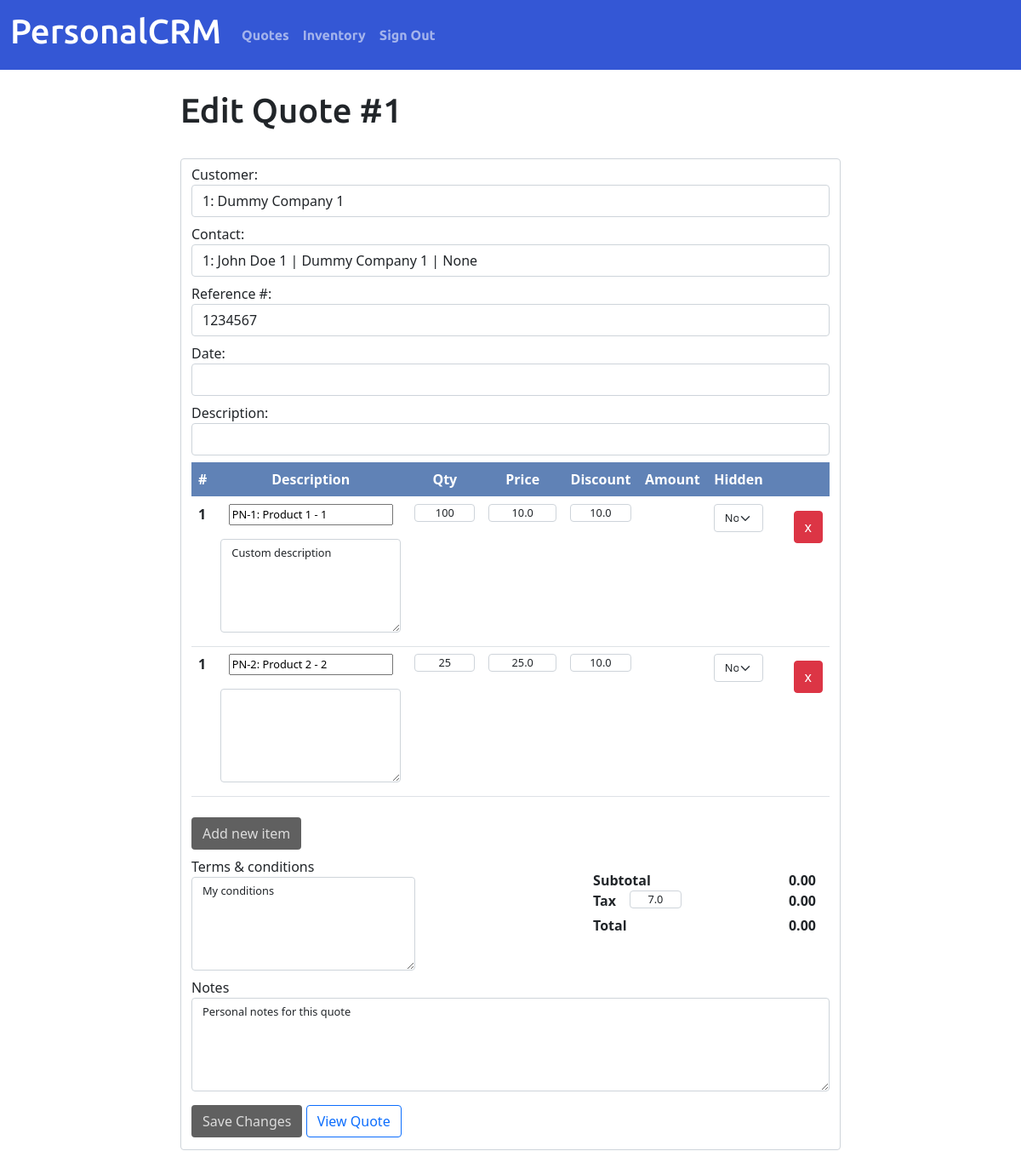
Page /edit-quote/1 (signed in) on the committed database.
### quote/models.py (models this page shows, shortened)
class Quote(models.Model):
    creator = models.ForeignKey(User, on_delete=PROTECT, related_name="quote_creator")
    reference = models.CharField(max_length=50, blank=True, null=True)
    description = models.CharField(max_length=50, blank=True, null=True)
    creation_date = models.DateTimeField(auto_now_add=True)
    edit_date = models.DateTimeField(auto_now=True)
    products = models.ManyToManyField("Product", blank=True)
    company = models.ForeignKey(
        Company, on_delete=PROTECT, related_name="company_quoted"
    )
    contact = models.ForeignKey(
        Contact, on_delete=PROTECT, related_name="contact_quoted", blank=True, null=True
    )
    terms = models.TextField(blank=True, null=True)
    tax = models.FloatField(blank=True, null=True)
    internal_note = models.TextField(blank=True, null=True)

class Company(models.Model):
    name = models.CharField(max_length=20, unique=True)
    legal_id = models.CharField(max_length=10, null=True, blank=True, unique=True)
    email = models.EmailField(blank=True, null=True)
    phone = models.CharField(max_length=12, blank=True, null=True)
    mobile = models.CharField(max_length=12, blank=True, null=True)
    category = models.ForeignKey(
        Category, on_delete=PROTECT, related_name="company_category"
    )
    address = models.CharField(max_length=100, blank=True, null=True)
    city = models.CharField(max_length=50, blank=True, null=True)
    state = models.CharField(max_length=50, blank=True, null=True)
    country = models.CharField(max_length=50, blank=True, null=True)
    creator = models.ForeignKey(User, on_delete=PROTECT, related_name="company_creator")
    editor = models.ForeignKey(
        User, on_delete=PROTECT, related_name="company_editor", blank=True, null=True
    )
    creation_date = models.DateTimeField(auto_now_add=True)
    edit_date = models.DateTimeField(auto_now=True)
    class Meta:
        verbose_name_plural = "Companies"

class Contact(models.Model):
    first_name = models.CharField(max_length=20)
    middle_name = models.CharField(max_length=20, blank=True, null=True)
    last_name = models.CharField(max_length=20, blank=True, null=True)
    company = models.ForeignKey(
        Company,
        on_delete=PROTECT,
        related_name="company_contact",
        blank=True,
        null=True,
    )
    email = models.EmailField(blank=True, null=True)
    phone = models.CharField(max_length=12, blank=True, null=True)
    mobile = models.CharField(max_length=12, blank=True, null=True)
    position = models.CharField(max_length=50, blank=True, null=True)
    creator = models.ForeignKey(User, on_delete=PROTECT, related_name="contact_creator")
    creation_date = models.DateTimeField(auto_now_add=True)
    edit_date = models.DateTimeField(auto_now=True)

class QuotedProduct(models.Model):
    quote = models.ForeignKey(Quote, on_delete=CASCADE, related_name="original_quote")
    product = models.ForeignKey(
        Product, on_delete=PROTECT, related_name="original_product"
    )
    description = models.TextField(blank=True, null=True)
    qty = models.IntegerField(blank=True, null=True)
    price = models.FloatField(blank=True, null=True)
    discount = models.FloatField(blank=True, null=True)
    hidden = models.BooleanField(default=False)

class Product(models.Model):
    pn = models.CharField(max_length=50, unique=True)
    brand = models.ForeignKey(Brand, on_delete=PROTECT, related_name="brand_name")
    title = models.CharField(max_length=100)
    description = models.TextField(blank=True, null=True)
    list_price = models.IntegerField(blank=True, null=True)
    multiplier = models.DecimalField(
        max_digits=5, decimal_places=3, null=True, blank=True
    )
    stock = models.IntegerField(blank=True, null=True, default=0)
    creator = models.ForeignKey(User, on_delete=PROTECT, related_name="product_creator")
    editor = models.ForeignKey(
        User, on_delete=PROTECT, related_name="product_editor", blank=True, null=True
    )
    creation_date = models.DateTimeField(auto_now_add=True)
    edit_date = models.DateTimeField(auto_now=True)
    note = models.TextField(blank=True, null=True)

### quote/views.py (the view, shortened to what this page needs)
# urls.py: path("edit-quote/<int:quote_id>", views.edit_quote, name="edit-quote"),
def edit_quote(request, quote_id):
    if request.method == "GET":
        data = form_options()
        quote = Quote.objects.get(pk=quote_id)
        products = QuotedProduct.objects.filter(quote=quote)
        return render(
            request,
            "quote/edit-quote.html",
            {
                "company_options": data["company_options"],
                "contact_options": data["contact_options"],
                "product_options": data["product_options"],
                "quote": quote,
                "products": products,
            },
        )

### quote/utils.py (called while the page is built)
def form_options():
    company_options = []
    companies = Company.objects.all()
    for company in companies:
        company_options.append({"id": company.id, "info": company.name})
    contact_options = []
    contacts = Contact.objects.all()
    for contact in contacts:
        contact_options.append(
            {
                "id": contact.id,
                "info": f"{contact.first_name} {contact.last_name} | {contact.company.name} | {contact.email}",
            }
        )
    product_options = []
    products_list = Product.objects.all()
    for product in products_list:
        product_options.append(
            {"id": product.id, "info": f"{product.pn}: {product.title}"}
        )
    return {
        "company_options": company_options,
        "contact_options": contact_options,
        "product_options": product_options,
    }

### quote/templates/quote/edit-quote.html (shortened to what this page needs)
{% extends 'quote/layout.html' %}
{% block body %}
<div class="container internal-body">
    <div class="title-div">
        <h1>Edit Quote #{{ quote.pk }}</h1>
    </div>
    <form id="new-quote-form" action="{% url 'edit-quote' quote_id=quote.pk %}" method="post">{% csrf_token %}
        <div class="form-control">
            <div id="general-info">
                <div id="generalInfo-flex">
                    <div id="general-left">
                        <div class="form-group">
                            <label class="form-label" for="companyOptions">Customer:</label>
                            <input class="form-control" name="company" list="companyOptions" placeholder="Type customer" value="{{quote.company.pk}}: {{ quote.company.name }}" required >
                        </div>
                        <div class="form-group">
                            <label class="form-label" for="contactOptions">Contact:</label>
                            <input class="form-control" name="contact" list="contactOptions" placeholder="Type contact" value="{{quote.contact.pk}}: {{quote.contact.first_name}} {{quote.contact.last_name}} | {{quote.contact.company.name}} | {{quote.contact.email}}">
                        </div>
                    </div>
                    <div id="general-right">
                        <div class="form-group">
                            <label for="reference">Reference #:</label>
                            <input type="text" class="form-control" name="reference" id="reference" placeholder="" value="{{ quote.reference }}">
                        </div>
                        <div class="form-group">
                            <label for="reference">Date:</label>
                            <input data-provide="datepicker" class="form-control datepicker" name="date" required>
                        </div>
                    </div>
                </div>
                <div class="form-group">
                    <label for="description">Description:</label>
                    <input type="text" class="form-control" name="description" id="description" placeholder="" value="{{ quote.short_description }}">
                </div>
            </div>
            <div class="table-responsive product-info">
                <table class="table" id="form-table">
                    <thead>
                        <tr>
                            <th scope="col">#</th>
                            <th scope="col">Description</th>
                            <th scope="col">Qty</th>
                            <th scope="col">Price</th>
                            <th scope="col">Discount</th>
                            <th scope="col">Amount</th>
                            <th scope="col">Hidden</th>
                            <th scope="col"></th>
                        </tr>
                    </thead>
                    <tbody>
                        {% for row in products %}
                        <tr class="product-row" id="initial-row">
                            <th class="row-number" scope="row">1</th>
                            <td class="description-column">
                                <input class="product-options" name="product-options"  list="product-options" id="productDataList" placeholder="Product" value="{{row.product.pn}}: {{row.product.title}} - {{row.product.pk}}">
                                    <textarea class="form-control product-description" name="custom-product-description" cols="30" rows="5">{{ row.description }}</textarea>
                            </td>
                            <td class="qty-column">
                                <div class="form-group">
                                    <input type="number" class="form-control qty" name="qty" placeholder="Qty" min="0" step="1" value="{{ row.qty }}">
                                </div>
                            </td>
                            <td class="price-column">
                                <div class="form-group">
                                    <input type="number" class="form-control price" name="price" min="0" step="0.01" placeholder="Price" value="{{ row.price }}">
                                </div>
                            </td>
                            <td class="discount-column">
                                <div class="form-group">
                                    <input type="number" class="form-control discount" name="discount" id="discount" placeholder="%" min="0" max="99.99" step="0.01" value="{{ row.discount }}">
                                </div>
                            </td>
                            <td class="amount-column">
                            </td>
                            <td class="hidden-column">
                                <select class="form-select hidden-field" name="hidden" value="Yes">
                                {% if row.hidden %}
                                    <option value="True" selected>Yes</option>
                                    <option value="False">No</option>
                                {% else %}
                                    <option value="False" selected>No</option>
                                {% endif %}
                                </select>
                            </td>
                            <td class="deleteRow-column">
                                <div class="form-check">
                                    <button class="btn btn-danger deleteRowButton" type="button">x</button>
                                </div>
                            </td>
                        </tr>
                        {% endfor %}
                    </tbody>
                </table>
            </div>
                <div>
                    <button type="button" class="btn crm-button" id="new-item">Add new item</buttont>
                </div>
            <div  id="termsAndTotals">
                <div class="terms">
                    <label for="terms" class="form-label">Terms & conditions</label>
                    <textarea class="form-control "name="terms" id="terms" cols="30" rows="5">{{ quote.terms }}</textarea>
                </div>
                <div class="totals">
                    <div class="total-row" id="subtotal-row">
                        <div class="total-label">
                            Subtotal
                        </div>
                        <div class="total-amount" id="subtotal-amount">
                            0.00
                        </div>
                    </div>
                    <div class="total-row" id="tax-row">
                        <div class="total-label">
                            Tax
                        </div>
                        <div class="form-group">
                            <input type="number" class="form-control tax"  name="tax" id="tax-input" placeholder="%" max="99.99" step="0.01" value={{ quote.tax }}>
                        </div>
                        <div class="total-amount" id="tax-amount">
                            0.00
                        </div>
                    </div>
                    <div class="total-row" id="total-row">
                        <div class="total-label">
                            Total
                        </div>
                        <div class="total-amount" id="total-amount">
                            0.00
                        </div>
                    </div>
                </div>
            </div>
            <div  id="notes">
                <div class="notes">
                    <label for="internal-notes" class="form-label">Notes</label>
                    <textarea class="form-control "name="internal-notes" id="internal-notes" cols="30" rows="5" placeholder="Notes for your personal user, they are not going to appear in quote">{{ quote.internal_note }}</textarea>
                </div>
            </div>
            <button type="submit" class="btn crm-button">Save Changes</button>
            <a role="button" href="{% url 'view-quote' quote_id=quote.pk %}" class="btn btn-outline-primary">View Quote</a>
        </div>
    </form>
</div>
{% endblock body %}

### quote/static/quote/css/main.css (style rules this page uses)
* { box-sizing: border-box; }
body { margin-bottom: 2rem; }
.internal-body { max-width: 50rem; }
.title-div { margin-bottom: 2rem; }
.form-control { margin-bottom: 0.5rem!important; }
.container h1 { font-family: 'Ubuntu', sans-serif; margin: auto 0; }
.crm-button { background-color: #606060; color: #dcdcdc; }
thead tr { background-color: #6082B6; color: white; text-align: center; }
.form-label { margin-bottom: 0; }
tbody td, input[type='number'], textarea, select { font-size: 0.8rem !important; padding: 0; text-align: center; }
textarea { text-align: left; }
input[type='number'] { -moz-appearance: textfield; }
form button { margin: 0.5rem 0px; }
#termsAndTotals { display: flex; justify-content: space-between; }
.totals { padding: 1rem; }
.total-row { font-weight: bold; display: flex; justify-content: space-between; }
.tax { width: 30%; margin-left: 1rem; }

### rows in the picture
Quote: pk "1", company "1: Dummy Company 1", contact "1: John Doe 1 | Dummy Company 1 | None", reference "1234567", terms "My conditions", tax "7.0", internal-notes "Personal notes for this quote"
QuotedProduct: product-options "PN-1: Product 1 - 1", custom-product-description "Custom description", qty "100", price "10.0", discount "10.0", hidden "No"
QuotedProduct: product-options "PN-2: Product 2 - 2", qty "25", price "25.0", discount "10.0", hidden "No"
